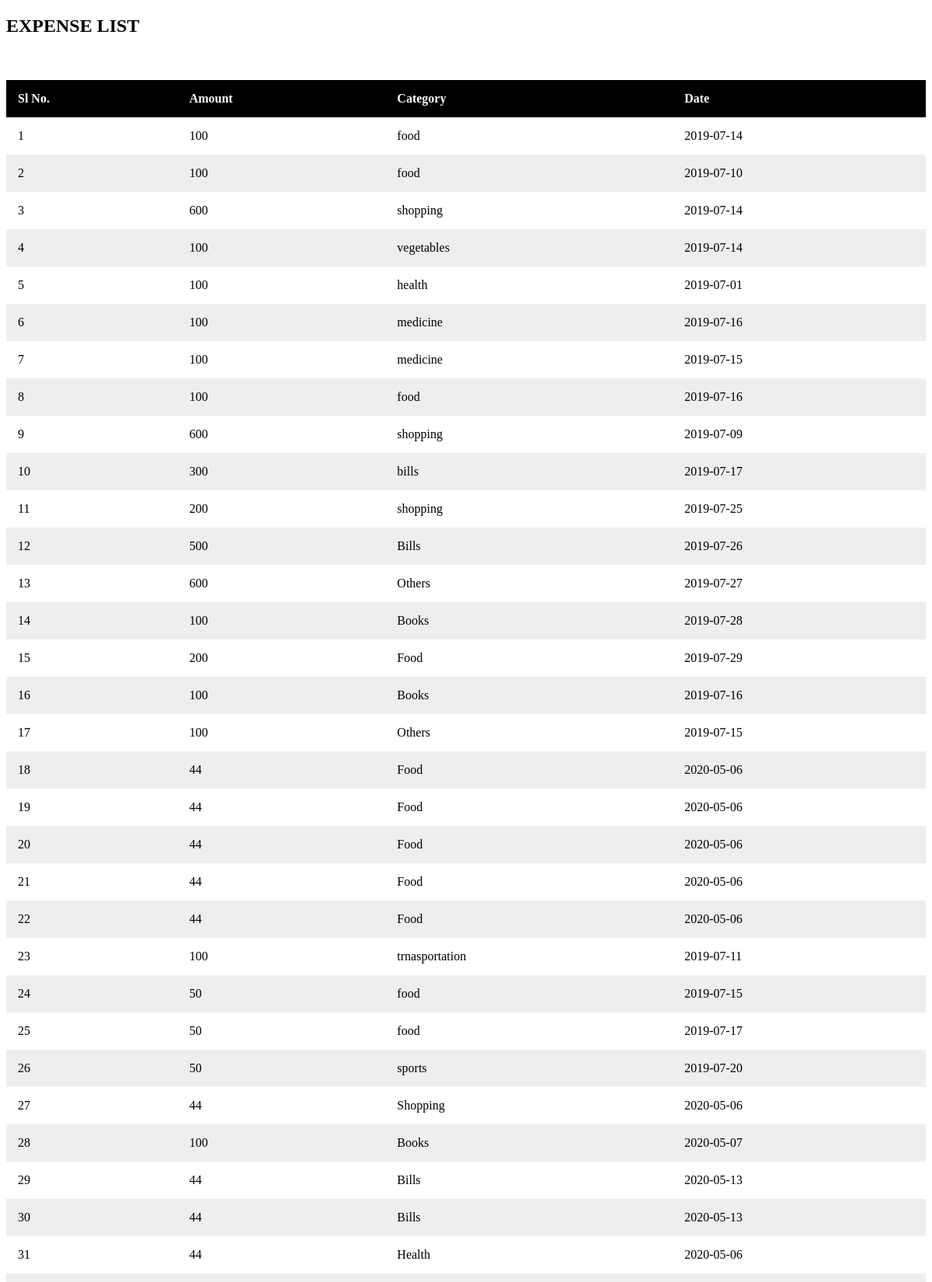
Page /list (upper part) on the committed database.
### tables this page shows
CREATE TABLE EXPENDITURE(ID INTEGER PRIMARY KEY,
	                                                                  AMOUNT INT NOT NULL,
									  CATEGORY VARCHAR(50),
									  DATE  STRING
									);

### temp.py (the view)
@temp.route("/list")
def ListView():
        return render_template("list.html", expenses=db.view_expenses())
        redirect(url_for('InRangeView'))

### expenditure.py (called while the page is built)
def get_connection(database):
	try:
		conn = sqlite3.connect(database)
	except Exception as e:
		print(e)
		conn = None
	return conn

def view_expenses():
       conn=get_connection("expense.db")
       sql='''
       select * from expenditure
           '''
       if conn is not None:
           try:
                    expenses=conn.execute(sql).fetchall()
           except Exception as e:
               print(e)
               expenses=[]
           finally:
               conn.close()
       return expenses

### templates/list.html (shortened to what this page needs)
<!DOCTYPE html>
<html>
<head>
</head>
<body>
<h2>EXPENSE LIST</h2>
<br>
<br>
<table id="t01">
	<thead>
  <tr>
  	<th>Sl No.</th>
    <th>Amount</th>
    <th>Category</th>
    <th>Date</th>
  </tr>
  </thead>
 <tbody>
            {%for expense in expenses %}
            <tr>
                <td>{{expense[0]}}</td>
                <td>{{expense[1]}}</td>
                <td>{{expense[2]}}</td>
                <td>{{expense[3]}}</td>
            </tr>
            {% endfor %}
        </tbody>
</table>
<br>
<br>
<br>
<br>
<br>
</body>
</html>

### templates/list.html (style rules this page uses)
table { width:100%; }
table, th, td { border: 1px blue; border-collapse: collapse; }
th, td { padding: 15px; text-align: left; }
table#t01 tr:nth-child(even) { background-color: #eee; }
table#t01 tr:nth-child(odd) { background-color: #fff; }
table#t01 th { background-color: black; color: white; }

### rows in the picture
EXPENDITURE: ID "1", AMOUNT "100", CATEGORY "food", DATE "2019-07-14"
EXPENDITURE: ID "2", AMOUNT "100", CATEGORY "food", DATE "2019-07-10"
EXPENDITURE: ID "3", AMOUNT "600", CATEGORY "shopping", DATE "2019-07-14"
EXPENDITURE: ID "4", AMOUNT "100", CATEGORY "vegetables", DATE "2019-07-14"
EXPENDITURE: ID "5", AMOUNT "100", CATEGORY "health", DATE "2019-07-01"
EXPENDITURE: ID "6", AMOUNT "100", CATEGORY "medicine", DATE "2019-07-16"
EXPENDITURE: ID "7", AMOUNT "100", CATEGORY "medicine", DATE "2019-07-15"
EXPENDITURE: ID "8", AMOUNT "100", CATEGORY "food", DATE "2019-07-16"
EXPENDITURE: ID "9", AMOUNT "600", CATEGORY "shopping", DATE "2019-07-09"
EXPENDITURE: ID "10", AMOUNT "300", CATEGORY "bills", DATE "2019-07-17"
EXPENDITURE: ID "11", AMOUNT "200", CATEGORY "shopping", DATE "2019-07-25"
EXPENDITURE: ID "12", AMOUNT "500", CATEGORY "Bills", DATE "2019-07-26"
EXPENDITURE: ID "13", AMOUNT "600", CATEGORY "Others", DATE "2019-07-27"
EXPENDITURE: ID "14", AMOUNT "100", CATEGORY "Books", DATE "2019-07-28"
EXPENDITURE: ID "15", AMOUNT "200", CATEGORY "Food", DATE "2019-07-29"
EXPENDITURE: ID "16", AMOUNT "100", CATEGORY "Books", DATE "2019-07-16"
EXPENDITURE: ID "17", AMOUNT "100", CATEGORY "Others", DATE "2019-07-15"
EXPENDITURE: ID "18", AMOUNT "44", CATEGORY "Food", DATE "2020-05-06"
EXPENDITURE: ID "19", AMOUNT "44", CATEGORY "Food", DATE "2020-05-06"
EXPENDITURE: ID "20", AMOUNT "44", CATEGORY "Food", DATE "2020-05-06"
EXPENDITURE: ID "21", AMOUNT "44", CATEGORY "Food", DATE "2020-05-06"
EXPENDITURE: ID "22", AMOUNT "44", CATEGORY "Food", DATE "2020-05-06"
EXPENDITURE: ID "23", AMOUNT "100", CATEGORY "trnasportation", DATE "2019-07-11"
EXPENDITURE: ID "24", AMOUNT "50", CATEGORY "food", DATE "2019-07-15"
EXPENDITURE: ID "25", AMOUNT "50", CATEGORY "food", DATE "2019-07-17"
EXPENDITURE: ID "26", AMOUNT "50", CATEGORY "sports", DATE "2019-07-20"
EXPENDITURE: ID "27", AMOUNT "44", CATEGORY "Shopping", DATE "2020-05-06"
EXPENDITURE: ID "28", AMOUNT "100", CATEGORY "Books", DATE "2020-05-07"
EXPENDITURE: ID "29", AMOUNT "44", CATEGORY "Bills", DATE "2020-05-13"
EXPENDITURE: ID "30", AMOUNT "44", CATEGORY "Bills", DATE "2020-05-13"
EXPENDITURE: ID "31", AMOUNT "44", CATEGORY "Health", DATE "2020-05-06"
